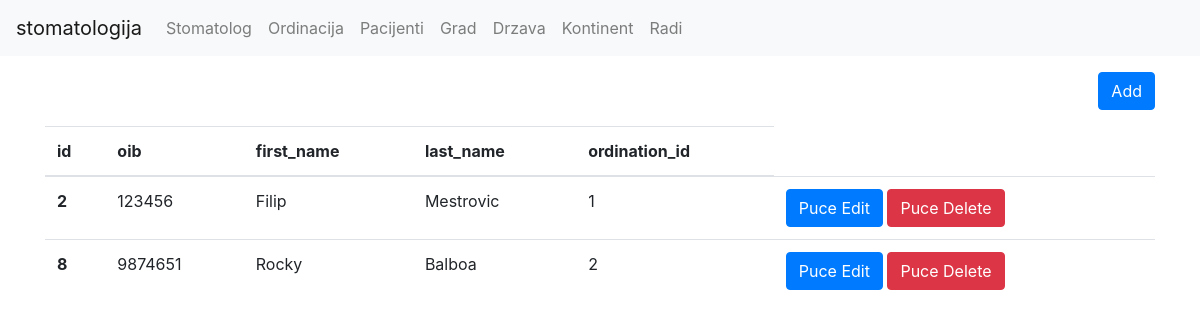
Page /pacijent/index.php on the committed database.
### tables this page shows
CREATE TABLE `pacijent` (
  `id` int(11) NOT NULL,
  `oib` int(11) NOT NULL,
  `first_name` varchar(255) NOT NULL,
  `last_name` varchar(255) NOT NULL,
  `ordination_id` int(11) NOT NULL
);

### pacijent/index.php (the view)
<?php
require('../util/db.php');
require('../frontend/header.php');
require('../frontend/footer.php');
$stmt = $db->query('SELECT * FROM pacijent');
$rows = $stmt->fetchAll();
echo $header;
?>
<div class="container">
<a href="/stomatologija/pacijent/form.php" class="btn btn-primary mt-3 mb-3 float-right">Add</a>
	<table class="table">
	  <thead>
		<tr>
		  <th scope="col">id</th>
          <th scope="col">oib</th>
          <th scope="col">first_name</th>
          <th scope="col">last_name</th>
          <th scope="col">ordination_id</th>
		</tr>
	  </thead>
	  <tbody>
		<?php foreach($rows as $row) { ?>
		<tr>
		  <th scope="row"><?php echo $row['id']; ?></th>
		  <td><?php echo $row['oib']; ?></td>
          <td><?php echo $row['first_name'];?></td>
          <td><?php echo $row['last_name'];?></td>
          <td><?php echo $row['ordination_id'];?></td>
		  <td>
		  <a class="btn btn-primary" href="/stomatologija/pacijent/form.php?id=<?php echo $row['id']; ?>">Puce Edit</a>
		  <a class="btn btn-danger" href="/stomatologija/pacijent/delete.php?id=<?php echo $row['id']; ?>">Puce Delete</a>
		  </td>
		</tr>
		<?php } ?>
	  </tbody>
	</table>
</div>
<?php
echo $footer;
?>

### rows in the picture
pacijent: id "2", oib "123456", first_name "Filip", last_name "Mestrovic", ordination "1"
pacijent: id "8", oib "9874651", first_name "Rocky", last_name "Balboa", ordination "2"
